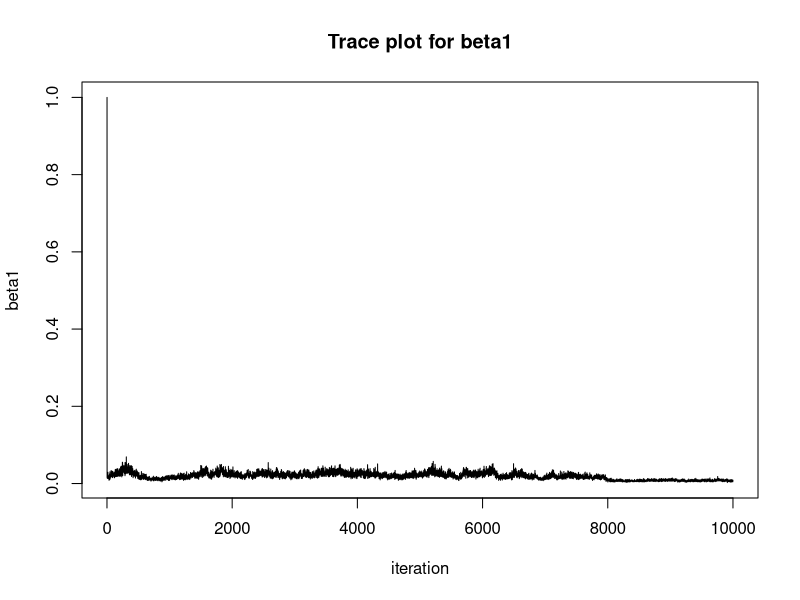
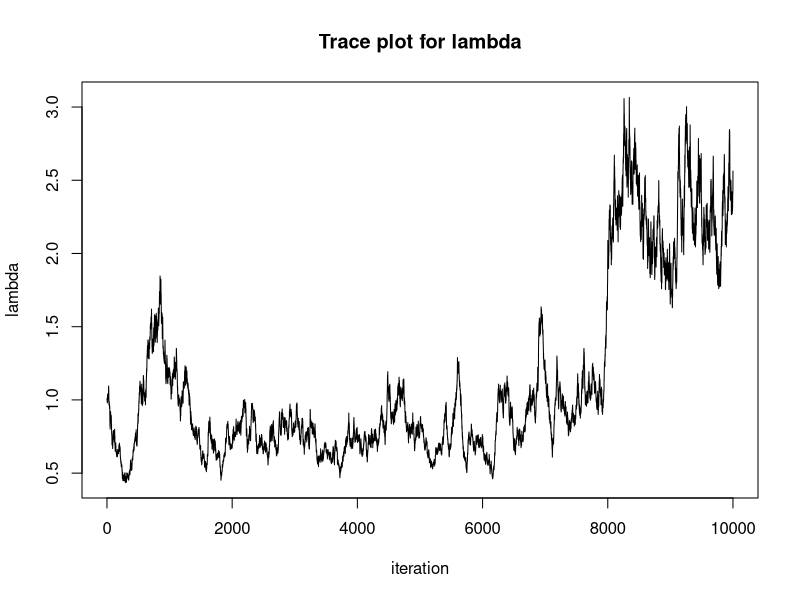
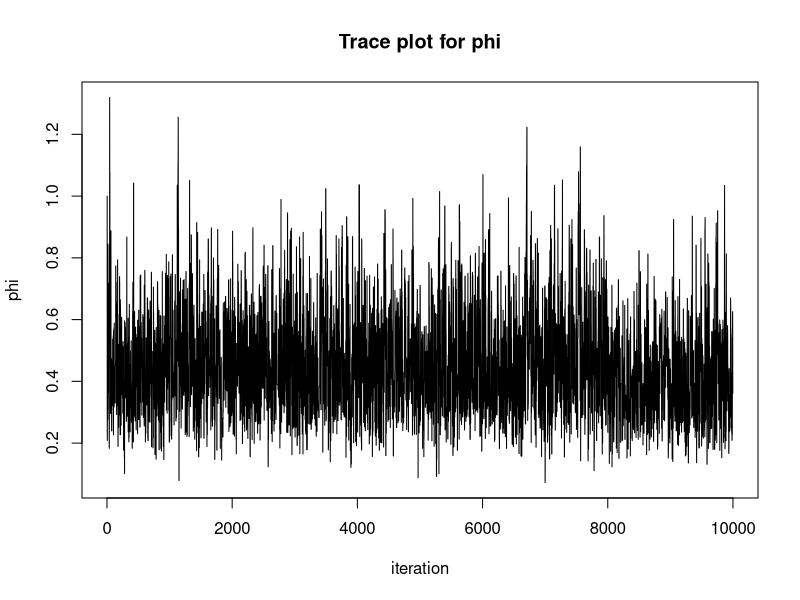

Recreate these plots in R, in order.
##Setup
n.groups <- 10
n.people <- round(runif(n.groups, 1, 20))
t <- lapply(n.people, function(n.i) {
  return(round(runif(n.i, 1, 120)))
})
phi <- rgamma(1, 2, rate = 3)
beta <- rgamma(n.groups, phi, rate = phi)
lambda <- rgamma(1, 4, rate = 5)
y <- lapply(seq(1, n.groups), function(i, t, beta, lambda, n.people) {
  return(sapply(seq(1, n.people[i]), function(j, i, t, beta, lambda) {
    return(rpois(1, t[[i]][[j]]*beta[i]*lambda))
  }, i = i, t = t, beta = beta, lambda = lambda))
}, t = t, beta = beta, lambda = lambda, n.people = n.people)

##Sampling from joint posterior
#Priors
a <- 0.001
b <- 0.001
c <- 0.001
d <- 0.001
#Combination of Gibbs and Metropolis with normal random walk
beta.Gibbs <- list(rep(1, n.groups))
lambda.Gibbs <- 1
phi.Metro <- 1
likelihood <- function(beta, lambda, y, t, n.groups, n.people) {
  return(sum(sapply(seq(1, n.groups), function(i, beta, lambda, y, t, n.people) {
    return(sum(sapply(seq(1, n.people[i]), function(j, i, beta, lambda, y, t) {
      return(dpois(y[[i]][[j]], t[[i]][[j]]*beta[i]*lambda, log = TRUE))
    }, i = i, beta = beta, lambda = lambda, y = y, t = t)))
  }, beta = beta, lambda = lambda, y = y, t = t, n.people = n.people)))
}
priors <- function(beta, lambda, phi, a, b, c, d, n.groups) {
  beta.prior = sum(sapply(seq(1, n.groups), function(i, beta, phi) {
    return(dgamma(beta[i], phi, rate = phi, log = TRUE))
  }, beta = beta, phi = phi))
  lambda.prior = dgamma(lambda, a, rate = b, log = TRUE)
  phi.prior = dgamma(phi, c, rate = d, log = TRUE)
  return(beta.prior + lambda.prior + phi.prior)
}
f <- function(beta, lambda, phi, y, t, a, b, c, d, n.groups, n.people) {
  return(likelihood(beta, lambda, y, t, n.groups, n.people) + priors(beta, lambda, phi, a, b, c, d, n.groups))
}
accept.count <- 0
for(k in 2:10000) {
  beta.Gibbs[[k]] = sapply(seq(1, n.groups), function(i, lambda, phi, y, t) {
    rgamma(1, phi + sum(y[[i]]), rate = phi + lambda*sum(t[[i]]))
  }, lambda = lambda.Gibbs[k-1], phi = phi.Metro[k-1], y = y, t = t)
  lambda.Gibbs[[k]] = rgamma(1, a + sum(sapply(y, sum)), rate = b + sum(sapply(seq(1, n.groups), function(i, beta, t) {
    return(beta[i]*sum(t[[i]]))
  }, beta = beta.Gibbs[[k]], t = t)))
  #Metropolis
  phi.cand = rnorm(1, phi.Metro[k-1], sqrt(0.1))
  f.cand = f(beta.Gibbs[[k]], lambda.Gibbs[k], phi.cand, y, t, a, b, c, d, n.groups, n.people)
  f.cur = f(beta.Gibbs[[k]], lambda.Gibbs[k], phi.Metro[k-1], y, t, a, b, c, d, n.groups, n.people)
  if(is.na(f.cand)) {
    phi.Metro[k] = phi.Metro[k-1]
    #print('Reject')
  } else {
    prob = min(1, exp(f.cand - f.cur))
    accept = rbinom(1, 1, prob)
    if(accept == 1) {
      phi.Metro[k] = phi.cand
      #print('Accept')
      accept.count = accept.count + 1
    } else {
      phi.Metro[k] = phi.Metro[k-1]
      #print('Reject')
    }
  }
}
#Trace plots
beta.matrix <- matrix(unlist(beta.Gibbs), ncol = n.groups, byrow = TRUE)
plot(seq(1, 10000), beta.matrix[,1], type = 'l', main = 'Trace plot for beta1', xlab = 'iteration', ylab = 'beta1')
plot(seq(1, 10000), lambda.Gibbs, type = 'l', main = 'Trace plot for lambda', xlab = 'iteration', ylab = 'lambda')
plot(seq(1, 10000), phi.Metro, type = 'l', main = 'Trace plot for phi', xlab = 'iteration', ylab = 'phi')
